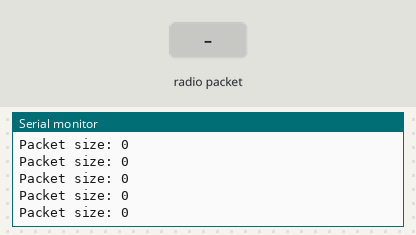
Bench run of a sketch on a simulated ESP32. Parts: the last lines printed to the serial monitor. The test bench sets the inputs (shaded band). WiFi joins after 1.5 s; servers stay silent unless stated; no radio packets arrive unless stated.

Above: at 5.0 s.
5.1 s: radio packet "0" arrives
At 5.42 s:
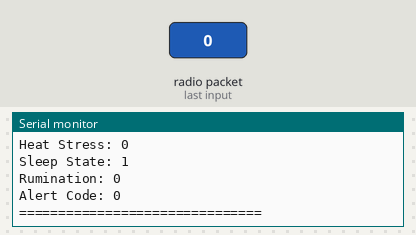
6.6 s: radio packet "1" arrives
At 6.67 s:
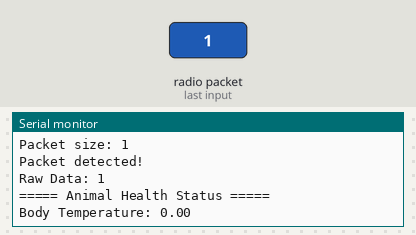

Measured:
- after the input at 5.1 s, the serial monitor: prints a new line after 0.05 s (image 1)
- after the input at 6.6 s, the serial monitor: prints a new line after 0.07 s (image 2)

The sketch:

sensor_receiver.ino
```cpp
#include <SPI.h>
#include <LoRa.h>
#include <WiFi.h>
#include <ThingSpeak.h>
#include <WiFiClientSecure.h>
#include <UniversalTelegramBot.h>
#include <math.h>

#define SS 5
#define RST 14
#define DIO0 2

// WiFi
const char* ssid = "Hi";
const char* password = "Anju1234";

// ThingSpeak
unsigned long channelID = 3319531;
const char * writeAPI = "PCBAXAA4HE6RPTFS";

WiFiClient client;

// Telegram
#define BOTtoken "8685039163:AAHy0PKziTDCy8E4kSyBUoQ3DfGG7ZCAvSQ"
#define CHAT_ID "6645660919"

WiFiClientSecure secured_client;
UniversalTelegramBot bot(BOTtoken, secured_client);

unsigned long lastUpload = 0;

// Sensor values
float ambientTemp, humidity, bodyTemp;
int ax, ay, az;

int lastMovementState = -1;

void setup()
{
  Serial.begin(115200);

  SPI.begin(18,19,23,5);
  SPI.setFrequency(8000000);

  pinMode(RST, OUTPUT);
  digitalWrite(RST, LOW);
  delay(10);
  digitalWrite(RST, HIGH);
  delay(10);

  LoRa.setPins(SS,RST,DIO0);

  if(!LoRa.begin(433E6)){
    Serial.println("LoRa init failed");
    while(1);
  }

  LoRa.setSpreadingFactor(7);
  LoRa.setSignalBandwidth(250E3);
  LoRa.setTxPower(14);
  LoRa.setSyncWord(0xF3);

  LoRa.receive();   // important

  // WiFi connect
  WiFi.begin(ssid,password);

  Serial.print("Connecting WiFi");

  while(WiFi.status()!=WL_CONNECTED){
    delay(500);
    Serial.print(".");
  }

  Serial.println("\nWiFi Connected");

  ThingSpeak.begin(client);

  secured_client.setInsecure();
  secured_client.setTimeout(15000);

  delay(2000);

  bot.sendMessage(CHAT_ID,"Gateway Started Successfully","");
}

void loop()
{

  int packetSize = LoRa.parsePacket();
  Serial.print("Packet size: ");
  Serial.println(packetSize);

  if(packetSize)
  {
    Serial.println("\nPacket detected!");

    String data = "";

    while(LoRa.available())
    {
      char c = (char)LoRa.read();
      data += c;
    }

    Serial.print("Raw Data: ");
    Serial.println(data);

    sscanf(data.c_str(),"%f,%f,%f,%d,%d,%d",
           &ambientTemp,&humidity,&bodyTemp,&ax,&ay,&az);

    float movement = sqrt((float)ax*ax + (float)ay*ay + (float)az*az);

    int movementState;

    if(movement > 20000)
        movementState = 2;
    else if(movement > 15000)
        movementState = 1;
    else
        movementState = 0;

    int heatStress = (ambientTemp > 35);
    int sleepState = (movementState == 0);
    int rumination = (movementState == 1);
    int alertCode = (bodyTemp > 39);

    Serial.println("\n===== Animal Health Status =====");

    Serial.print("Body Temperature: ");
    Serial.println(bodyTemp);

    Serial.print("Ambient Temperature: ");
    Serial.println(ambientTemp);

    Serial.print("Humidity: ");
    Serial.println(humidity);

    Serial.print("Movement Level: ");
    Serial.println(movementState);

    Serial.print("Heat Stress: ");
    Serial.println(heatStress);

    Serial.print("Sleep State: ");
    Serial.println(sleepState);

    Serial.print("Rumination: ");
    Serial.println(rumination);

    Serial.print("Alert Code: ");
    Serial.println(alertCode);

    Serial.println("===============================");

    // TELEGRAM ALERTS

    if(bodyTemp > 39)
    {
      String msg = "⚠️ FEVER ALERT\n";
      msg += "Body Temp: " + String(bodyTemp) + " C\n";
      msg += "Humidity: " + String(humidity) + "%";

      bot.sendMessage(CHAT_ID,msg,"");
    }

    if(ambientTemp > 35)
    {
      String msg = "🔥 HEAT STRESS ALERT\n";
      msg += "Ambient Temp: " + String(ambientTemp) + " C";

      bot.sendMessage(CHAT_ID,msg,"");
    }

    if(movementState != lastMovementState)
    {
      if(movementState == 0)
          bot.sendMessage(CHAT_ID,"💤 Animal Sleeping","");

      if(movementState == 2)
          bot.sendMessage(CHAT_ID,"⚡ High Animal Movement","");

      lastMovementState = movementState;
    }

    // THINGSPEAK UPDATE

    if(millis() - lastUpload > 15000)
    {
      ThingSpeak.setField(1, bodyTemp);
      ThingSpeak.setField(2, ambientTemp);
      ThingSpeak.setField(3, humidity);
      ThingSpeak.setField(4, movementState);
      ThingSpeak.setField(5, heatStress);
      ThingSpeak.setField(6, sleepState);
      ThingSpeak.setField(7, rumination);
      ThingSpeak.setField(8, alertCode);

      ThingSpeak.writeFields(channelID,writeAPI);

      Serial.println("Uploaded to ThingSpeak");

      lastUpload = millis();
    }
  }

  delay(100);
}
```
